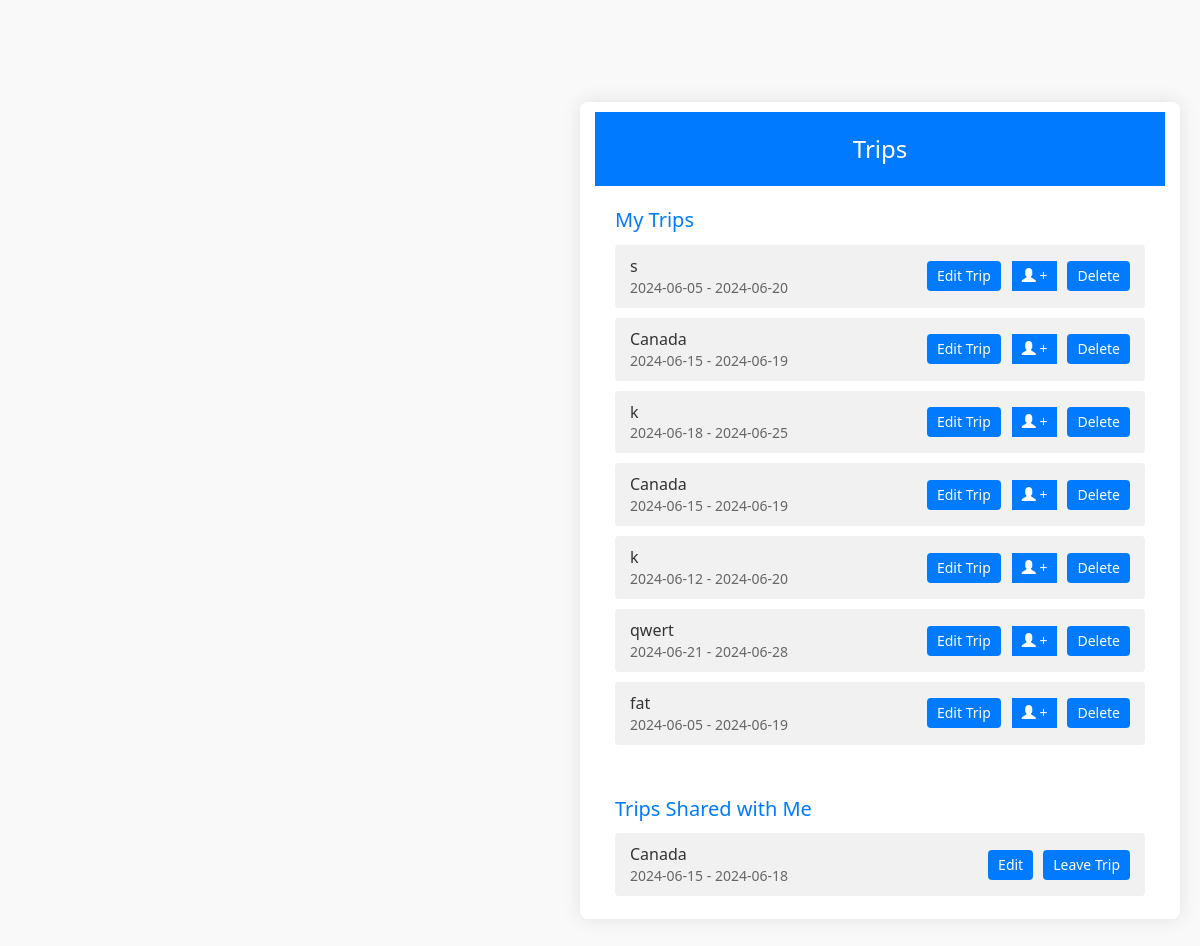
Page /test/ (signed in) on the committed database.
### main/models.py (models this page shows, shortened)
class Trip(models.Model):
    trip_id = models.AutoField(primary_key=True)
    jwt_token = models.CharField(max_length=255)
    user = models.ForeignKey(User, on_delete=models.CASCADE)
    destination = models.CharField(max_length=100)
    start_date = models.DateField()
    end_date = models.DateField()
    is_shared = models.BooleanField(default=False)

### main/views.py (the view, shortened to what this page needs)
# urls.py: path('test/', views.test, name="test"),
def test(request):
    if request.user.is_authenticated:
        archived_trips = archivedTrips.objects.get(user=request.user).trips
        user_trips = Trip.objects.filter(user=request.user, is_shared=False)
        shared_trips_items = SharedTrip.objects.filter(email=request.user.email)
        ut_final, shared_trips = [], []
        ut_len, st_len = len(user_trips), len(shared_trips_items)
        if ut_len > st_len:
            for i in range(ut_len):
                if i < st_len:
                    st_check = {'id': shared_trips_items[i].trip.trip_id, 'destination': shared_trips_items[i].trip.destination, 'start_date': str(shared_trips_items[i].trip.start_date), 'end_date': str(shared_trips_items[i].trip.end_date), 'is_shared': shared_trips_items[i].trip.is_shared}
                    if st_check not in archived_trips and st_check is not None:
                        shared_trips.append(st_check)
                t_check =  {'id': user_trips[i].trip_id, 'destination': user_trips[i].destination, 'start_date': str(user_trips[i].start_date), 'end_date': str(user_trips[i].end_date), 'is_shared': user_trips[i].is_shared}
                if t_check not in archived_trips:
                    ut_final.append(t_check)
        context = {
            'user_trips': ut_final,
            'shared_trips': shared_trips,
            'archived_trips': archived_trips
        }
        shared_trips = []
        ut_final = []
        return render(request, 'main/test.html', context)

### main/templates/main/test.html (shortened to what this page needs)
<!DOCTYPE html>
<html lang="en">
<head>
    <link rel="stylesheet" href="https://maxcdn.bootstrapcdn.com/bootstrap/3.3.7/css/bootstrap.min.css">
</head>
<body>
    <div class="container">
        <div class="header">Trips</div>
        <div class="section">
            <div class="section-title">My Trips</div>
            <ul class="trip-list" id="my-trips">
                {% for trip in user_trips %}
                <li class="trip-item">
                    <div>
                        <div class="trip-details">{{ trip.destination }}</div>
                        <div class="trip-date">{{ trip.start_date }} - {{ trip.end_date }}</div>
                    </div>
                    <div class="trip-buttons">
                        <button class="btn btn-edit" onclick="window.location.href='/budget/?trip_id={{ trip.trip_id }}'">Edit Trip</button>
                        <button class="btn btn-add" onclick="window.location.href='/email/{{ trip.trip_id }}'"><span class="glyphicon glyphicon-user"></span> +</button>
                        <button class="btn btn-delete" data-trip-id="{{ trip.trip_id }}">Delete</button>
                    </div>
                </li>
                {% endfor %}
            </ul>
        </div>
        <div class="section">
            <div class="section-title">Trips Shared with Me</div>
            <ul class="trip-list" id="shared-trips">
                {% for trip in shared_trips %}
                <li class="trip-item">
                    <div>
                        <div class="trip-details">{{ trip.destination }}</div>
                        <div class="trip-date">{{ trip.start_date }} - {{ trip.end_date }}</div>
                    </div>
                    <div class="trip-buttons">
                        <button class="btn btn-edit" onclick="window.location.href='/budget/{{ trip.jwt_token }}/?trip_id={{ trip.trip_id }}'">Edit</button>
                        <button class="btn btn-leave" data-trip-id="{{ trip.trip_id }}">Leave Trip</button>
                    </div>
                </li>
                {% endfor %}
            </ul>
        </div>
    </div>
</body>
</html>

### main/templates/main/test.html (style rules this page uses)
body { font-family: 'Segoe UI', sans-serif; background-color: #f9f9f9; margin: 0; padding: 0; display: flex; align-items: center; height: 100vh; }
.container { background: white; width: 80%; max-width: 600px; box-shadow: 0 0 20px rgba(0, 0, 0, 0.1); border-radius: 8px; overflow: hidden; animation: fadeIn 0.5s ease; overflow-y: auto; max-height: 80vh; margin-right: 20px; }
.header { background-color: #007BFF; color: white; padding: 20px; margin-top: 10px; text-align: center; font-size: 24px; }
.section { padding: 20px; }
.section-title { font-size: 20px; margin-bottom: 10px; color: #007BFF; }
.trip-list { list-style: none; padding: 0; }
.trip-item { background: #f1f1f1; padding: 10px 15px; border-radius: 4px; margin-bottom: 10px; display: flex; justify-content: space-between; align-items: center; }
.trip-details { font-size: 16px; }
.trip-date { font-size: 14px; color: #666; }
.trip-buttons { display: flex; gap: 10px; }
.btn { padding: 5px 10px; border: none; border-radius: 4px; cursor: pointer; font-size: 14px; background-color: #007BFF; color: white; }
.btn-add { padding: 5px 10px; border: none; border-radius: 0; cursor: pointer; font-size: 14px; background-color: #007BFF; color: white; margin-left: 1px; }

### rows in the picture
Trip: destination "Canada"
Trip: destination "Canada"
Trip: destination "qwert"
Trip: destination "fat"
Trip: destination "Canada"

### other values in the picture
{{ trip.destination }} "s" "k" "k"
{{ trip.start_date }} "2024-06-05" "2024-06-15" "2024-06-18" "2024-06-15" "2024-06-12" "2024-06-21" "2024-06-05"
{{ trip.end_date }} "2024-06-20" "2024-06-19" "2024-06-25" "2024-06-19" "2024-06-20" "2024-06-28" "2024-06-19"
{{ trip.start_date }} "2024-06-15"
{{ trip.end_date }} "2024-06-18"
